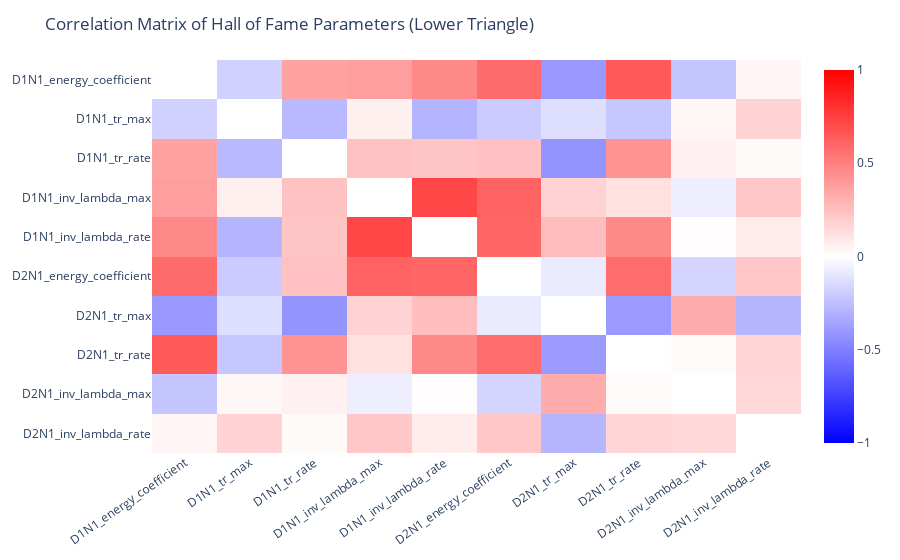

The code cell stored with this chart in its notebook:
### Markdown cell above
### Correlation matrix of X best individuals

### Code cell
NB_INDIVIDUAL_CORRELATION = 5000

indiv_param = viewer.hall_of_fame.iloc[:NB_INDIVIDUAL_CORRELATION, :-1].to_numpy()
param_names = viewer.hall_of_fame.columns[:-1]

corr_matrix = np.corrcoef(indiv_param.T)
np.fill_diagonal(corr_matrix, np.nan)

fig = px.imshow(
    corr_matrix,
    text_auto=False,
    aspect="auto",
    color_continuous_scale=[[0, "blue"], [0.5, "white"], [1, "red"]],
    zmin=-1,
    zmax=1,
    x=param_names,
    y=param_names,
)
fig.update_layout(
    title="Correlation Matrix of Hall of Fame Parameters (Lower Triangle)",
    plot_bgcolor="rgba(0,0,0,0)",
    paper_bgcolor="rgba(0,0,0,0)",
    xaxis={"showgrid": False, "tickangle": -35},
    yaxis={"showgrid": False},
)

fig.show()

### Figure 1 — Plotly figure (JSON) as saved in the notebook; plotly's stock layout.template omitted (floating-point values rounded to 4 significant figures)
{"data": [{"coloraxis": "coloraxis", "hovertemplate": "x: %{x}<br>y: %{y}<br>color: %{z}<extra></extra>", "name": "0", "type": "heatmap", "x": ["D1N1_energy_coefficient", "D1N1_tr_max", "D1N1_tr_rate", "D1N1_inv_lambda_max", "D1N1_inv_lambda_rate", "D2N1_energy_coefficient", "D2N1_tr_max", "D2N1_tr_rate", "D2N1_inv_lambda_max", "D2N1_inv_lambda_rate"], "xaxis": "x", "y": ["D1N1_energy_coefficient", "D1N1_tr_max", "D1N1_tr_rate", "D1N1_inv_lambda_max", "D1N1_inv_lambda_rate", "D2N1_energy_coefficient", "D2N1_tr_max", "D2N1_tr_rate", "D2N1_inv_lambda_max", "D2N1_inv_lambda_rate"], "yaxis": "y", "z": [[null, -0.1818, 0.3636, 0.3786, 0.468, 0.5796, -0.4049, 0.6483, -0.2258, 0.03738], [-0.1818, null, -0.2761, 0.05819, -0.2955, -0.205, -0.1283, -0.2213, 0.03305, 0.1721], [0.3636, -0.2761, null, 0.239, 0.2283, 0.2438, -0.4178, 0.4232, 0.05379, 0.0184], [0.3786, 0.05819, 0.239, null, 0.722, 0.6158, 0.1715, 0.1181, -0.06614, 0.2188], [0.468, -0.2955, 0.2283, 0.722, null, 0.5997, 0.2582, 0.4671, 0.009773, 0.07635], [0.5796, -0.205, 0.2438, 0.6158, 0.5997, null, -0.07727, 0.5775, -0.1703, 0.2189], [-0.4049, -0.1283, -0.4178, 0.1715, 0.2582, -0.07727, null, -0.3911, 0.3243, -0.2866], [0.6483, -0.2213, 0.4232, 0.1181, 0.4671, 0.5775, -0.3911, null, 0.01583, 0.166], [-0.2258, 0.03305, 0.05379, -0.06614, 0.009773, -0.1703, 0.3243, 0.01583, null, 0.1494], [0.03738, 0.1721, 0.0184, 0.2188, 0.07635, 0.2189, -0.2866, 0.166, 0.1494, null]]}], "layout": {"coloraxis": {"cmax": 1, "cmin": -1, "colorscale": [[0, "blue"], [0.5, "white"], [1, "red"]]}, "margin": {"t": 60}, "paper_bgcolor": "rgba(0,0,0,0)", "plot_bgcolor": "rgba(0,0,0,0)", "title": {"text": "Correlation Matrix of Hall of Fame Parameters (Lower Triangle)"}, "xaxis": {"anchor": "y", "domain": [0, 1], "showgrid": false, "tickangle": -35}, "yaxis": {"anchor": "x", "autorange": "reversed", "domain": [0, 1], "showgrid": false}}}
